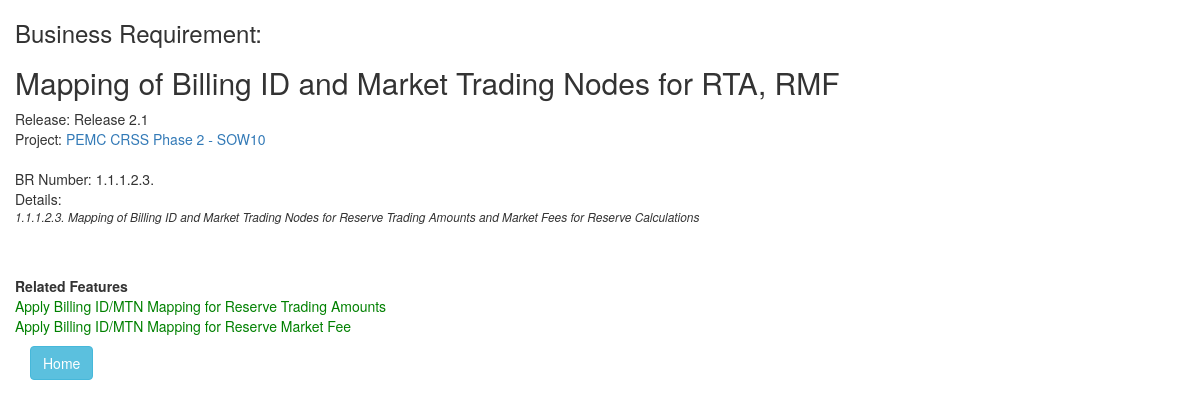
/joan/requirement/11/, run on the app's committed database.
### joan/models.py (models this page shows, shortened)
class Requirement(models.Model):
    release = models.ForeignKey(Release, on_delete=models.CASCADE, null=True, blank=True)
    reqd_id = models.CharField(max_length=15,blank=True)
    requirement_heading = models.CharField(max_length=70,blank=True)
    requirement_text = models.TextField()
    created_at = models.DateTimeField(auto_now_add=True,null=True)
    updated_at = models.DateTimeField(auto_now=True,null=True)
    class Meta:
        ordering = ['reqd_id', 'id']

class Release (models.Model):
    project = models.ForeignKey(Project, on_delete=models.CASCADE, default=DEFAULT_PROJECT)
    release_name = models.CharField(max_length=50)
    release_target_date = models.DateField(blank=True, null=True)
    release_actual_date = models.DateField(blank=True, null=True)
    release_details = models.CharField(max_length=70,blank=True)
    def __str__(self):
        return "Release " + self.release_name

class Project (models.Model):
    project_name = models.CharField(max_length=50,unique = True)
    slug = models.SlugField(max_length=10, null=True,unique=True)
    project_company = models.CharField(max_length=50)
    project_description = models.CharField(max_length=50)
    project_start_date = models.DateField(blank=True,null=True)
    project_end_date = models.DateField(blank=True, null=True)
    created_at = models.DateTimeField(auto_now_add=True,null=True)
    updated_at = models.DateTimeField(auto_now=True,null=True)
    def __str__(self):
        return self.project_name

class Feature(models.Model):
    project = models.ForeignKey(Project, on_delete=models.CASCADE, default=DEFAULT_PROJECT)
    requirement = models.ManyToManyField(Requirement)
    release = models.ForeignKey(Release, on_delete=models.CASCADE, null=True, blank=True)
    feature_heading = models.CharField('Category', max_length=50,blank=True)
    feature_text = models.CharField('Feature Name', max_length=200)
    feature_detail = models.TextField('Details',max_length=300,blank=True,null=True)
    created_at = models.DateTimeField(auto_now_add=True,null=True)
    updated_at = models.DateTimeField(auto_now=True,null=True)
    def __str__(self):
        return self.feature_text

### joan/views.py (the view)
# urls.py: url(r'^requirement/(?P<pk>[a-zA-Z0-9-]+)/$', views.RequirementView.as_view(), name='requirement'),
class RequirementView(generic.DetailView):
    model = Requirement
    template_name = 'joan/requirement.html'

### joan/templates/joan/requirement.html (shortened to what this page needs)
{% load static %}
{% load bootstrap3 %}
{% bootstrap_css %}
<link rel="stylesheet" type="text/css" href="{% static 'joan/style.css' %}" />
<div class="container">
   <div class="row">
<h3>Business Requirement:</h3>
<h2>{{ requirement.requirement_heading }}</h2>
Release: {{ requirement.release }}  <br>
Project: <a href="{% url 'joan:project' requirement.release.project.id %}">{{ requirement.release.project }}</a> <br>
<br>
BR Number: {{ requirement.reqd_id }}<br>
Details: <p><em><small>{{ requirement.requirement_text }}</small></em></p>
</div>
</div>
<div class="container horizontal-scroll">
   <div class="row">
      <b>Related Features</b>
      <ul class="list-unstyled">
      {% for feature in requirement.feature_set.all %}
      <li> <a href="{% url 'joan:feature' feature.id %}"> {{ feature }}</a></li>
      {% endfor %}
      </ul>
    </div>
<a class="btn btn-info" href="{% url 'joan:project' requirement.release.project.id %}">Home</a>
</div>

### joan/static/joan/style.css (style rules this page uses)
li a { color: green; }
.horizontal-scroll > .row { overflow-x: auto; white-space: nowrap; }

### data on the page
Requirement: requirement_heading "Mapping of Billing ID and Market Trading Nodes for RTA, RMF", release "Release 2.1", release.project "PEMC CRSS Phase 2 - SOW10", reqd_id "1.1.1.2.3.", requirement_text "1.1.1.2.3. Mapping of Billing ID and Market Trading Nodes for Reserve Trading Amounts and Market Fees for Reserve Calculations"
Feature: feature_text "Apply Billing ID/MTN Mapping for Reserve Trading Amounts"
Feature: feature_text "Apply Billing ID/MTN Mapping for Reserve Market Fee"
